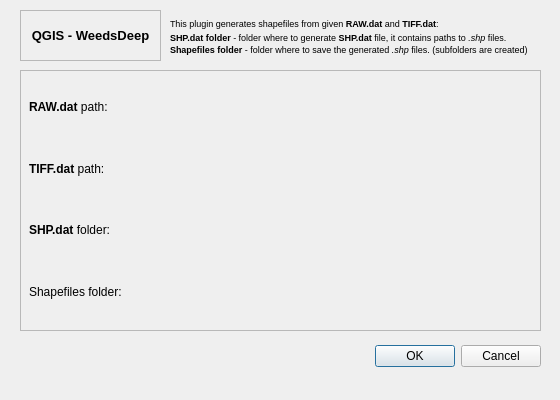
<?xml version="1.0" encoding="UTF-8"?>
<ui version="4.0">
 <class>WeedsDeepDialogBase</class>
 <widget class="QDialog" name="WeedsDeepDialogBase">
  <property name="geometry">
   <rect>
    <x>0</x>
    <y>0</y>
    <width>560</width>
    <height>400</height>
   </rect>
  </property>
  <property name="sizePolicy">
   <sizepolicy hsizetype="Maximum" vsizetype="Maximum">
    <horstretch>0</horstretch>
    <verstretch>0</verstretch>
   </sizepolicy>
  </property>
  <property name="minimumSize">
   <size>
    <width>560</width>
    <height>400</height>
   </size>
  </property>
  <property name="maximumSize">
   <size>
    <width>560</width>
    <height>400</height>
   </size>
  </property>
  <property name="windowTitle">
   <string>QGIS - WeedsDeep</string>
  </property>
  <widget class="QDialogButtonBox" name="button_box">
   <property name="geometry">
    <rect>
     <x>200</x>
     <y>340</y>
     <width>341</width>
     <height>32</height>
    </rect>
   </property>
   <property name="orientation">
    <enum>Qt::Horizontal</enum>
   </property>
   <property name="standardButtons">
    <set>QDialogButtonBox::Cancel|QDialogButtonBox::Ok</set>
   </property>
  </widget>
  <widget class="QFrame" name="frame">
   <property name="geometry">
    <rect>
     <x>20</x>
     <y>70</y>
     <width>521</width>
     <height>261</height>
    </rect>
   </property>
   <property name="autoFillBackground">
    <bool>false</bool>
   </property>
   <property name="frameShape">
    <enum>QFrame::StyledPanel</enum>
   </property>
   <property name="frameShadow">
    <enum>QFrame::Sunken</enum>
   </property>
   <widget class="QWidget" name="gridLayoutWidget">
    <property name="geometry">
     <rect>
      <x>9</x>
      <y>9</y>
      <width>501</width>
      <height>241</height>
     </rect>
    </property>
    <layout class="QGridLayout" name="body">
     <item row="1" column="0">
      <widget class="QLabel" name="tiffdat_label">
       <property name="text">
        <string>&lt;html&gt;&lt;head/&gt;&lt;body&gt;&lt;p&gt;&lt;span style=&quot; font-weight:600;&quot;&gt;TIFF.dat&lt;/span&gt; path:&lt;/p&gt;&lt;/body&gt;&lt;/html&gt;</string>
       </property>
       <property name="textFormat">
        <enum>Qt::RichText</enum>
       </property>
      </widget>
     </item>
     <item row="3" column="0">
      <widget class="QLabel" name="shpdat_label">
       <property name="text">
        <string>&lt;html&gt;&lt;head/&gt;&lt;body&gt;&lt;p&gt;&lt;span style=&quot; font-weight:600;&quot;&gt;SHP.dat&lt;/span&gt; folder:&lt;/p&gt;&lt;/body&gt;&lt;/html&gt;</string>
       </property>
       <property name="textFormat">
        <enum>Qt::RichText</enum>
       </property>
      </widget>
     </item>
     <item row="0" column="1">
      <widget class="QgsFileWidget" name="rawdat_browser">
       <property name="acceptDrops">
        <bool>true</bool>
       </property>
       <property name="filter">
        <string>Text File (*.dat)</string>
       </property>
      </widget>
     </item>
     <item row="3" column="1">
      <widget class="QgsFileWidget" name="shpdat_browser">
       <property name="acceptDrops">
        <bool>true</bool>
       </property>
       <property name="filter">
        <string/>
       </property>
      </widget>
     </item>
     <item row="0" column="0">
      <widget class="QLabel" name="rawdat_label">
       <property name="text">
        <string>&lt;html&gt;&lt;head/&gt;&lt;body&gt;&lt;p&gt;&lt;span style=&quot; font-weight:600;&quot;&gt;RAW.dat&lt;/span&gt; path:&lt;/p&gt;&lt;/body&gt;&lt;/html&gt;</string>
       </property>
       <property name="textFormat">
        <enum>Qt::RichText</enum>
       </property>
      </widget>
     </item>
     <item row="1" column="1">
      <widget class="QgsFileWidget" name="tiffdat_browser">
       <property name="acceptDrops">
        <bool>true</bool>
       </property>
       <property name="filter">
        <string>Text File (*.dat)</string>
       </property>
      </widget>
     </item>
     <item row="4" column="0">
      <widget class="QLabel" name="shpfolder_label">
       <property name="text">
        <string>Shapefiles folder:</string>
       </property>
      </widget>
     </item>
     <item row="4" column="1">
      <widget class="QgsFileWidget" name="shpfolder_browser">
       <property name="contextMenuPolicy">
        <enum>Qt::DefaultContextMenu</enum>
       </property>
       <property name="acceptDrops">
        <bool>true</bool>
       </property>
       <property name="autoFillBackground">
        <bool>true</bool>
       </property>
       <property name="inputMethodHints">
        <set>Qt::ImhNone</set>
       </property>
      </widget>
     </item>
    </layout>
   </widget>
  </widget>
  <widget class="QLabel" name="description">
   <property name="geometry">
    <rect>
     <x>170</x>
     <y>0</y>
     <width>381</width>
     <height>71</height>
    </rect>
   </property>
   <property name="text">
    <string>&lt;html&gt;&lt;head/&gt;&lt;body&gt;&lt;p&gt;&lt;span style=&quot; font-size:7pt;&quot;&gt;This plugin generates shapefiles from given &lt;/span&gt;&lt;span style=&quot; font-size:7pt; font-weight:600;&quot;&gt;RAW.dat&lt;/span&gt;&lt;span style=&quot; font-size:7pt;&quot;&gt; and &lt;/span&gt;&lt;span style=&quot; font-size:7pt; font-weight:600;&quot;&gt;TIFF.dat&lt;/span&gt;&lt;span style=&quot; font-size:7pt;&quot;&gt;:&lt;/span&gt;&lt;br/&gt;&lt;span style=&quot; font-size:7pt; font-weight:600;&quot;&gt;SHP.dat folder&lt;/span&gt;&lt;span style=&quot; font-size:7pt;&quot;&gt; - folder where to generate &lt;/span&gt;&lt;span style=&quot; font-size:7pt; font-weight:600;&quot;&gt;SHP.dat&lt;/span&gt;&lt;span style=&quot; font-size:7pt;&quot;&gt; file, it contains paths to &lt;/span&gt;&lt;span style=&quot; font-size:7pt; font-style:italic;&quot;&gt;.shp&lt;/span&gt;&lt;span style=&quot; font-size:7pt;&quot;&gt; files.&lt;/span&gt;&lt;br/&gt;&lt;span style=&quot; font-size:7pt; font-weight:600;&quot;&gt;Shapefiles folder &lt;/span&gt;&lt;span style=&quot; font-size:7pt;&quot;&gt;- folder where to save the generated &lt;/span&gt;&lt;span style=&quot; font-size:7pt; font-style:italic;&quot;&gt;.shp&lt;/span&gt;&lt;span style=&quot; font-size:7pt;&quot;&gt; files. (subfolders are created)&lt;/span&gt;&lt;/p&gt;&lt;/body&gt;&lt;/html&gt;</string>
   </property>
   <property name="textFormat">
    <enum>Qt::RichText</enum>
   </property>
   <property name="scaledContents">
    <bool>false</bool>
   </property>
   <property name="wordWrap">
    <bool>false</bool>
   </property>
  </widget>
  <widget class="QFrame" name="header">
   <property name="geometry">
    <rect>
     <x>20</x>
     <y>10</y>
     <width>141</width>
     <height>51</height>
    </rect>
   </property>
   <property name="frameShape">
    <enum>QFrame::StyledPanel</enum>
   </property>
   <property name="frameShadow">
    <enum>QFrame::Sunken</enum>
   </property>
   <widget class="QLabel" name="title">
    <property name="geometry">
     <rect>
      <x>10</x>
      <y>0</y>
      <width>121</width>
      <height>51</height>
     </rect>
    </property>
    <property name="font">
     <font>
      <pointsize>10</pointsize>
      <weight>75</weight>
      <bold>true</bold>
     </font>
    </property>
    <property name="text">
     <string>QGIS - WeedsDeep</string>
    </property>
    <property name="alignment">
     <set>Qt::AlignCenter</set>
    </property>
   </widget>
  </widget>
 </widget>
 <customwidgets>
  <customwidget>
   <class>QgsFileWidget</class>
   <extends>QWidget</extends>
   <header>qgsfilewidget.h</header>
  </customwidget>
 </customwidgets>
 <resources/>
 <connections>
  <connection>
   <sender>button_box</sender>
   <signal>accepted()</signal>
   <receiver>WeedsDeepDialogBase</receiver>
   <slot>accept()</slot>
   <hints>
    <hint type="sourcelabel">
     <x>20</x>
     <y>20</y>
    </hint>
    <hint type="destinationlabel">
     <x>20</x>
     <y>20</y>
    </hint>
   </hints>
  </connection>
  <connection>
   <sender>button_box</sender>
   <signal>rejected()</signal>
   <receiver>WeedsDeepDialogBase</receiver>
   <slot>reject()</slot>
   <hints>
    <hint type="sourcelabel">
     <x>20</x>
     <y>20</y>
    </hint>
    <hint type="destinationlabel">
     <x>20</x>
     <y>20</y>
    </hint>
   </hints>
  </connection>
 </connections>
</ui>
